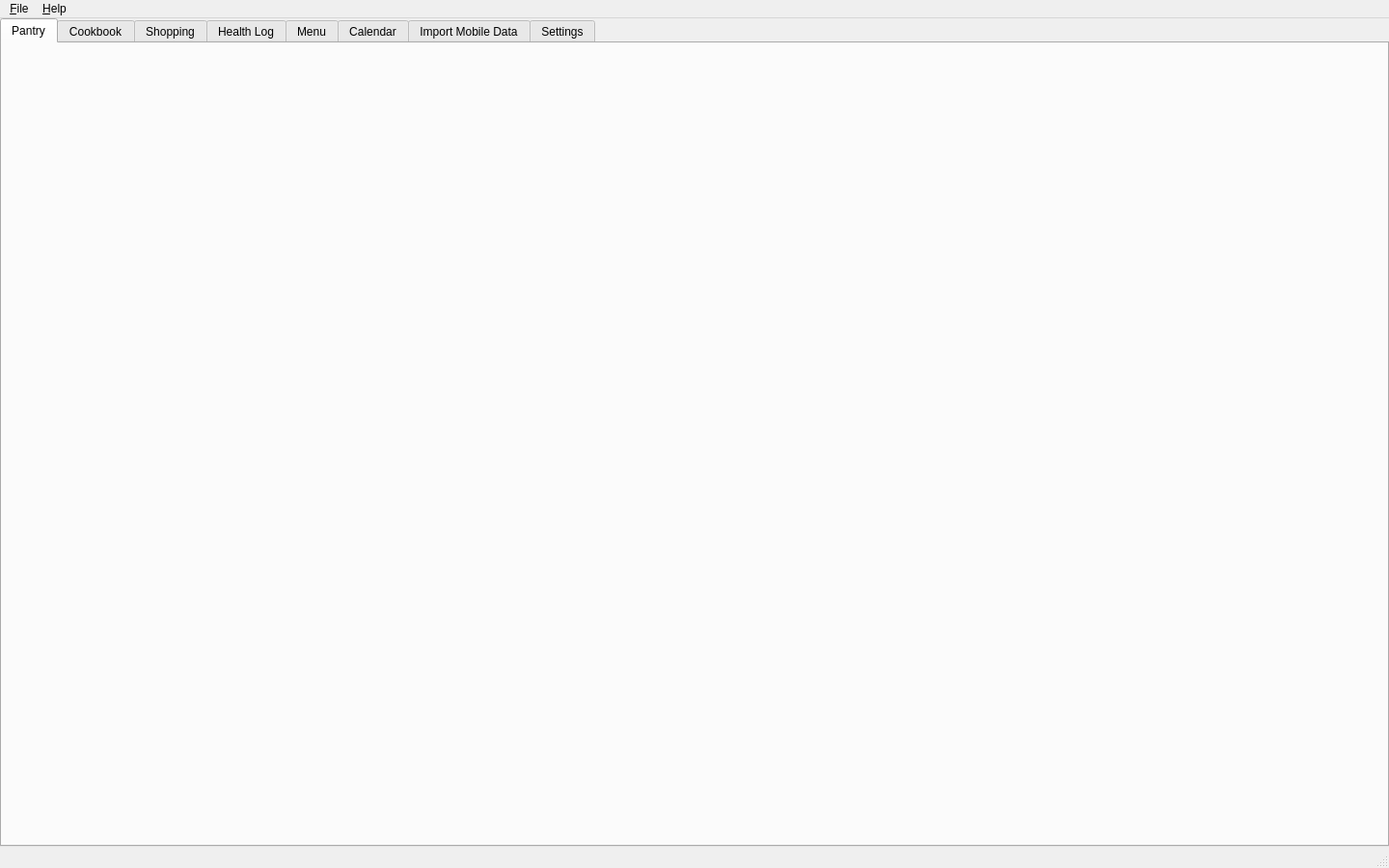
<?xml version="1.0" encoding="UTF-8"?>
<ui version="4.0">
 <class>MainWindow</class>
 <widget class="QMainWindow" name="MainWindow">
  <property name="geometry">
   <rect>
    <x>0</x>
    <y>0</y>
    <width>1440</width>
    <height>900</height>
   </rect>
  </property>
  <property name="minimumSize">
   <size>
    <width>1024</width>
    <height>768</height>
   </size>
  </property>
  <property name="windowTitle">
   <string>Celiogix - PySide6</string>
  </property>
  <widget class="QWidget" name="centralwidget">
   <layout class="QVBoxLayout" name="verticalLayout">
    <property name="spacing">
     <number>0</number>
    </property>
    <property name="leftMargin">
     <number>0</number>
    </property>
    <property name="topMargin">
     <number>0</number>
    </property>
    <property name="rightMargin">
     <number>0</number>
    </property>
    <property name="bottomMargin">
     <number>0</number>
    </property>
    <item>
     <widget class="QTabWidget" name="tabWidget">
      <property name="currentIndex">
       <number>0</number>
      </property>
      <widget class="QWidget" name="pantryTab">
       <attribute name="title">
        <string>Pantry</string>
       </attribute>
      </widget>
      <widget class="QWidget" name="cookbookTab">
       <attribute name="title">
        <string>Cookbook</string>
       </attribute>
      </widget>
      <widget class="QWidget" name="shoppingTab">
       <attribute name="title">
        <string>Shopping</string>
       </attribute>
      </widget>
      <widget class="QWidget" name="healthTab">
       <attribute name="title">
        <string>Health Log</string>
       </attribute>
      </widget>
      <widget class="QWidget" name="menuTab">
       <attribute name="title">
        <string>Menu</string>
       </attribute>
      </widget>
      <widget class="QWidget" name="calendarTab">
       <attribute name="title">
        <string>Calendar</string>
       </attribute>
      </widget>
      <widget class="QWidget" name="importTab">
       <attribute name="title">
        <string>Import Mobile Data</string>
       </attribute>
      </widget>
      <widget class="QWidget" name="settingsTab">
       <attribute name="title">
        <string>Settings</string>
       </attribute>
      </widget>
     </widget>
    </item>
   </layout>
  </widget>
  <widget class="QMenuBar" name="menubar">
   <property name="geometry">
    <rect>
     <x>0</x>
     <y>0</y>
     <width>1440</width>
     <height>22</height>
    </rect>
   </property>
   <widget class="QMenu" name="menuFile">
    <property name="title">
     <string>&amp;File</string>
    </property>
    <addaction name="actionExit"/>
   </widget>
   <widget class="QMenu" name="menuHelp">
    <property name="title">
     <string>&amp;Help</string>
    </property>
    <addaction name="actionAbout"/>
   </widget>
   <addaction name="menuFile"/>
   <addaction name="menuHelp"/>
  </widget>
  <widget class="QStatusBar" name="statusbar"/>
  <action name="actionExit">
   <property name="text">
    <string>E&amp;xit</string>
   </property>
   <property name="shortcut">
    <string>Ctrl+Q</string>
   </property>
  </action>
  <action name="actionAbout">
   <property name="text">
    <string>&amp;About</string>
   </property>
  </action>
 </widget>
 <resources/>
 <connections/>
</ui>
